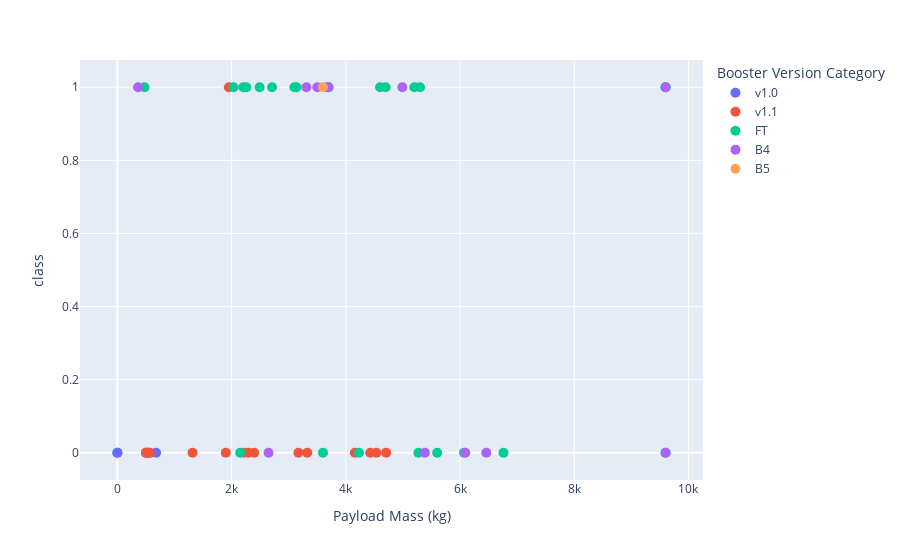

The notebook cell saved with this chart:
### Code cell
fig = px.scatter(spacex_df, x='Payload Mass (kg)', y='class',
                 color='Booster Version Category'
                 )
fig.update_traces(marker_size=10)
fig.show()

### Figure 1 — Plotly figure (JSON) as saved in the notebook; plotly's stock layout.template omitted (floating-point values rounded to 4 significant figures)
{"data": [{"hovertemplate": "Booster Version Category=v1.0<br>Payload Mass (kg)=%{x}<br>class=%{y}<extra></extra>", "legendgroup": "v1.0", "marker": {"color": "#636efa", "symbol": "circle", "size": 10}, "mode": "markers", "name": "v1.0", "orientation": "v", "showlegend": true, "x": [0.0, 0.0, 525.0, 500.0, 677.0], "xaxis": "x", "y": [0, 0, 0, 0, 0], "yaxis": "y", "type": "scatter"}, {"hovertemplate": "Booster Version Category=v1.1<br>Payload Mass (kg)=%{x}<br>class=%{y}<extra></extra>", "legendgroup": "v1.1", "marker": {"color": "#EF553B", "symbol": "circle", "size": 10}, "mode": "markers", "name": "v1.1", "orientation": "v", "showlegend": true, "x": [3170.0, 3325.0, 2296.0, 1316.0, 4535.0, 4428.0, 2216.0, 2395.0, 570.0, 4159.0, 1898.0, 4707.0, 1952.0, 500.0, 553.0], "xaxis": "x", "y": [0, 0, 0, 0, 0, 0, 0, 0, 0, 0, 0, 0, 1, 0, 0], "yaxis": "y", "type": "scatter"}, {"hovertemplate": "Booster Version Category=FT<br>Payload Mass (kg)=%{x}<br>class=%{y}<extra></extra>", "legendgroup": "FT", "marker": {"color": "#00cc96", "symbol": "circle", "size": 10}, "mode": "markers", "name": "FT", "orientation": "v", "showlegend": true, "x": [2034.0, 5271.0, 3136.0, 4696.0, 3100.0, 3600.0, 2257.0, 4600.0, 9600.0, 9600.0, 475.0, 9600.0, 2150.0, 2490.0, 5600.0, 5300.0, 3697.0, 6070.0, 2708.0, 3669.0, 6761.0, 5200.0, 2205.0, 4230.0], "xaxis": "x", "y": [1, 0, 1, 1, 1, 0, 1, 1, 1, 1, 1, 0, 0, 1, 0, 1, 1, 0, 1, 1, 0, 1, 1, 0], "yaxis": "y", "type": "scatter"}, {"hovertemplate": "Booster Version Category=B4<br>Payload Mass (kg)=%{x}<br>class=%{y}<extra></extra>", "legendgroup": "B4", "marker": {"color": "#ab63fa", "symbol": "circle", "size": 10}, "mode": "markers", "name": "B4", "orientation": "v", "showlegend": true, "x": [9600.0, 9600.0, 6460.0, 3310.0, 4990.0, 3500.0, 3697.0, 6092.0, 2647.0, 362.0, 5384.0], "xaxis": "x", "y": [1, 0, 0, 1, 1, 1, 1, 0, 0, 1, 0], "yaxis": "y", "type": "scatter"}, {"hovertemplate": "Booster Version Category=B5<br>Payload Mass (kg)=%{x}<br>class=%{y}<extra></extra>", "legendgroup": "B5", "marker": {"color": "#FFA15A", "symbol": "circle", "size": 10}, "mode": "markers", "name": "B5", "orientation": "v", "showlegend": true, "x": [3600.0], "xaxis": "x", "y": [1], "yaxis": "y", "type": "scatter"}], "layout": {"xaxis": {"anchor": "y", "domain": [0.0, 1.0], "title": {"text": "Payload Mass (kg)"}}, "yaxis": {"anchor": "x", "domain": [0.0, 1.0], "title": {"text": "class"}}, "legend": {"title": {"text": "Booster Version Category"}, "tracegroupgap": 0}, "margin": {"t": 60}}}
